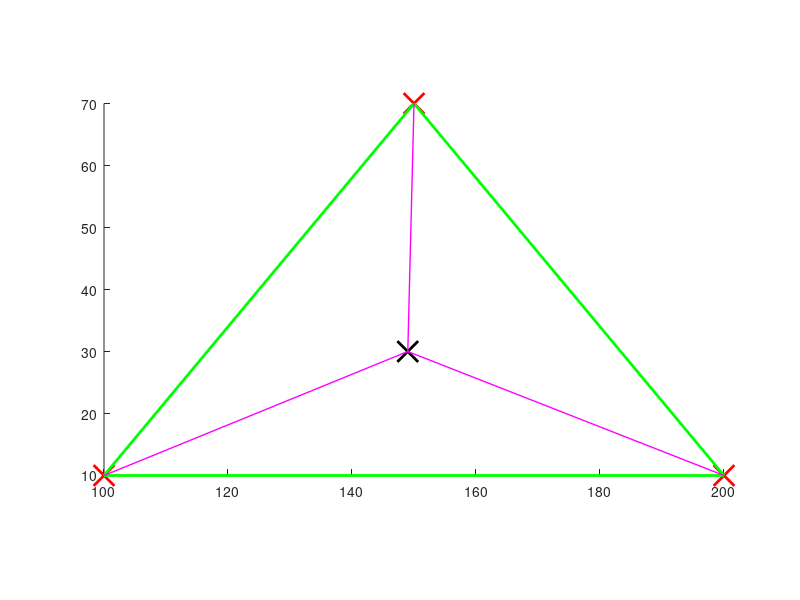

Source code (MATLAB):
vanishingPts = [100, 10;
                150, 70;
                200, 10];
            
movingPts = [149, 30];

figure(1), hold on;
daspect([1 1 1]);
% Triangular formed by three vanishing points
plot(vanishingPts(:,1), vanishingPts(:,2), 'x', 'Color', 'Red', 'MarkerSize', 15, 'LineWidth', 2);
plot([vanishingPts(1,1), vanishingPts(2,1)], [vanishingPts(1,2), vanishingPts(2,2)], '-', 'Color', 'Green', 'LineWidth', 2);
plot([vanishingPts(1,1), vanishingPts(3,1)], [vanishingPts(1,2), vanishingPts(3,2)], '-', 'Color', 'Green', 'LineWidth', 2);
plot([vanishingPts(2,1), vanishingPts(3,1)], [vanishingPts(2,2), vanishingPts(3,2)], '-', 'Color', 'Green', 'LineWidth', 2);

% Moving points
plot(movingPts(:,1), movingPts(:,2), 'x', 'Color', 'Black', 'MarkerSize', 15, 'LineWidth', 2);
plot([movingPts(1), vanishingPts(1,1)], [movingPts(2), vanishingPts(1,2)], '-', 'Color', 'M', 'LineWidth', 1);
plot([movingPts(1), vanishingPts(2,1)], [movingPts(2), vanishingPts(2,2)], '-', 'Color', 'M', 'LineWidth', 1);
plot([movingPts(1), vanishingPts(3,1)], [movingPts(2), vanishingPts(3,2)], '-', 'Color', 'M', 'LineWidth', 1);

% p = alpha*p1 + beta*p2 + gamma*p3

tempVar =   -vanishingPts(2,1) * vanishingPts(3,2) + ...
            vanishingPts(2,1) * vanishingPts(1,2) + ...
            vanishingPts(1,1) * vanishingPts(3,2) + ... 
            vanishingPts(3,1) * vanishingPts(2,2) - ...            
            vanishingPts(3,1) * vanishingPts(1,2) - ...
            vanishingPts(1,1) * vanishingPts(2,2);
% beta = (x3*Y - x1*Y - x3*y1 - X*y3 + x1*y3 + X*y1 ) / (-x2*y3 + x2*y1 + x1*y3 + x3*y2 - x3*y1 - x1y2)       
beta =  (vanishingPts(3,1) * movingPts(2) - ...
        vanishingPts(1,1) * movingPts(2) - ...
        vanishingPts(3,1) * vanishingPts(1,2) - ...
        movingPts(1) * vanishingPts(3,2) + ...
        vanishingPts(1,1) * vanishingPts(3,2) + ...
        movingPts(1) * vanishingPts(1,2) ) / tempVar;
% gamma = (X*y2 - X*y1 - x1*y2 - x2*Y + x2*y1 + x1*Y) / (-x2*y3 + x2*y1 + x1*y3 + x3*y2 - x3*y1 - x1y2)
gamma =     (movingPts(1) * vanishingPts(2,2) - ...
            movingPts(1) * vanishingPts(1,2) - ...
            vanishingPts(1,1) * vanishingPts(2,2) - ...
            vanishingPts(2,1) * movingPts(2) + ...
            vanishingPts(2,1) * vanishingPts(1,2) + ...
            vanishingPts(1,1) * movingPts(2) ) / tempVar;
alpha = 1 - (beta + gamma);